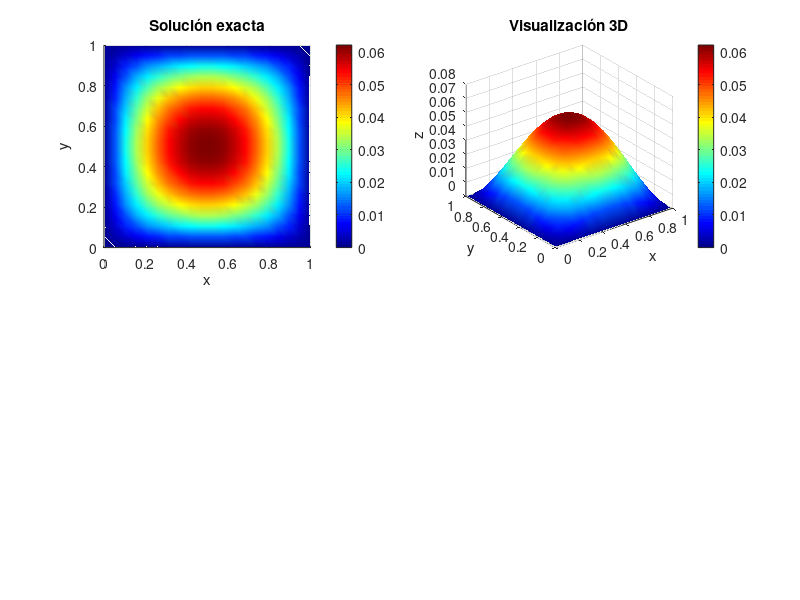

MATLAB code for this plot:
clear all
close all

x = linspace(0,1,20);
y = x';
%z = cos(x.*pi/2).*cos(y.*pi/2);
z = x .* (1 - x) .* y .* (1 - y);

subplot(2,2,1)
surf(x,y,z)
grid on
title('Solución exacta')
shading interp;
colorbar
xlabel('x')
ylabel('y')
colormap(jet)
view(2)

subplot(2,2,2)
surf(x,y,z)
grid on
title('Visualización 3D')
shading interp;
colorbar
xlabel('x')
ylabel('y')
zlabel('z')
colormap(jet)